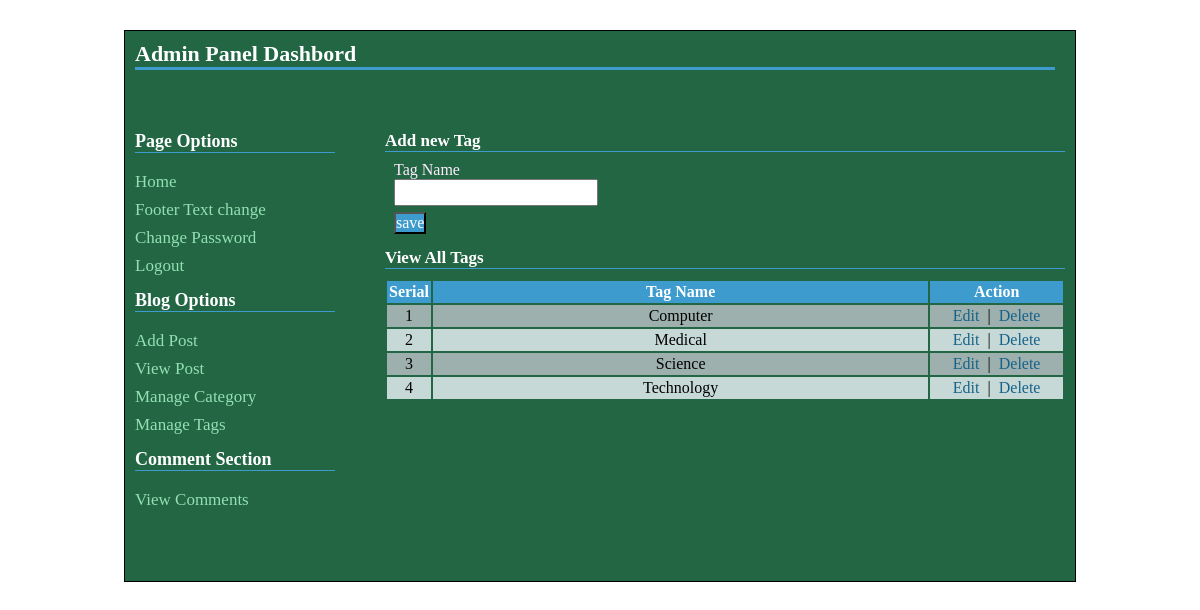
/admin/managetag.php (signed in), run on the app's committed database.
### tables this page shows
CREATE TABLE IF NOT EXISTS `tbl_tag` (
  `tag_id` int(11) NOT NULL AUTO_INCREMENT,
  `tag_name` varchar(100) NOT NULL,
  PRIMARY KEY (`tag_id`)
);

### admin/managetag.php (the view, shortened to what this page needs)
<?php
require_once('../config.php');
?>
<?php include("header.php"); ?>
 <h2>Add new Tag</h2>
<form action="" method="post">
<table class="tabl">
    <tr>
	     <td>Tag Name<br>
		 <input class="short" type="text" name="tag_name"></td>
	</tr>
	<tr>
		 <td><input type="submit" value="save" name="form1"></td>
	</tr>
</table>
</form>
<h2>View All Tags</h2>
<table class="tabl2" width="100%">
<tr>
    <th width="5%">Serial</th>
	<th width="75%">Tag Name</th>
	<th width="20%">Action</th>
</tr>
<?php
$i=0;
$statement=$db->prepare("select * from tbl_tag order by tag_name asc");
$statement->execute();
$result=$statement->fetchAll(PDO::FETCH_ASSOC);
foreach($result as $row)
{
 $i++;
 ?>
<tr>
    <td><?php echo $i; ?></td>
    <td><?php echo $row['tag_name'];?></td>
    <td><a id="inline" class="fancybox" href="#inline<?php echo $i; ?>">Edit</a>
	&nbsp;|&nbsp;
	<a onclick='return confirmDelete();' href="managetag.php?id=<?php echo $row['tag_id']; ?>">Delete</a></td>
</tr>
<?php
}
?>
</table>
<?php include("footer.php"); ?>

### styleadmin.css (style rules this page uses)
* { padding:0; margin:0; }
body,input,textarea,select { font-family:"Times New Roman",arial; font-size:16px; }
input[type="submit"] { cursor:pointer; background-color:#3d9ccd; color:#fff; }
input.short[type="text"], input.short[type="password"] { width:200px; }
#content h2 { color:#fff; font-size:17px; border-bottom:1px solid #3d9ccd; margin-top:10px; }
table.tabl { margin:5px; }
table.tabl tr td input[type="text"] { height:23px; line-height:30px; }
table.tabl2 { margin-top:10px; margin-bottom:10px; }
table.tabl2 tr td,th { text-align:center; padding:2px; }
table.tabl2 tr td a { text-decoration:none; color:#15638A; }
table.tabl2 tr:nth-child(2n) td { background-color:#9EB0AD; }
table.tabl2 tr:nth-child(2n+1) td { background-color:#C7D9D6; }
table.tabl2 tr th { background-color:#3d9ccd; color:#fff; }
.tabl { color:#fef; }
.tabl td { margin-top:5px; padding:2px; }

### data on the page
tbl_tag: tag_name "Computer"
tbl_tag: tag_name "Medical"
tbl_tag: tag_name "Science"
tbl_tag: tag_name "Technology"
